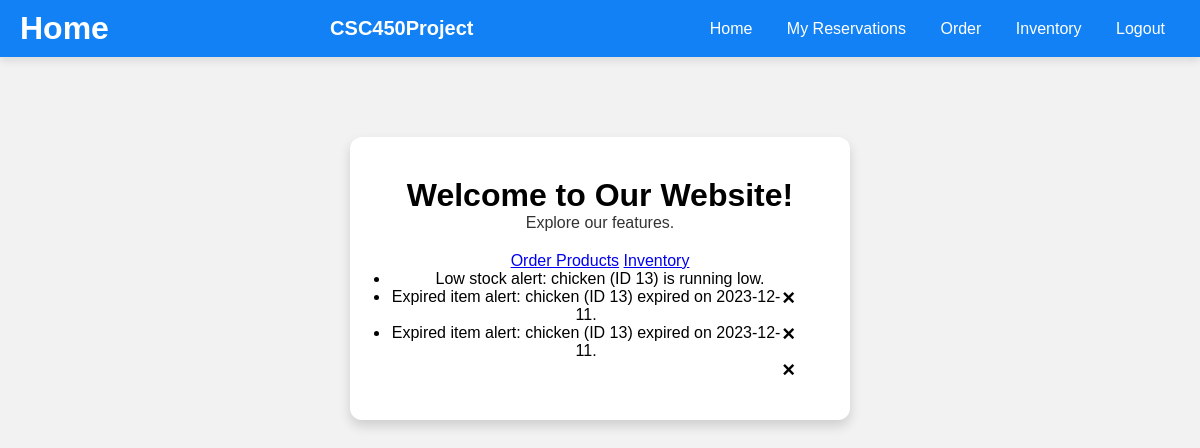
Page /home (signed in) on the committed database.
### tables this page shows
CREATE TABLE "Notification" (
NotificationID INTEGER PRIMARY KEY AUTOINCREMENT,
AccountID INTEGER NOT NULL,
Message VARCHAR(150),
FOREIGN KEY (AccountID) REFERENCES Account(AccountID)
);

### app.py (the view)
@app.route("/home")
def home():
    session.pop('reservation_chosen', None)
    if 'email' not in session:
        return redirect(url_for('login'))
    disable_script = """
    <script>
        document.addEventListener('DOMContentLoaded', function() {
            const loginButton = document.getElementById('login-btn');
            if (loginButton) {
                loginButton.style.backgroundColor = '#808080';
                loginButton.style.pointerEvents = 'none';
            }
        });
    </script>
    """
    db = Database()
    user_notifs = db.get_account_notifications(session.get('email'))
    if user_notifs:
        return render_template('home.html', user_notifs=user_notifs, remove_notification=db.remove_notification, disable_script=disable_script)
    return render_template('home.html', remove_notification=db.remove_notification, disable_script=disable_script)

### database.py (called while the page is built)
    def __del__(self):
        self.cursor.close()

    def get_id_from_email(self, email: str) -> int:
        command = """
        SELECT AccountID
        FROM Account
        WHERE AccountEmail = ?
        """
        params = (email,)
        self.cursor.execute(command, params)
        return self.cursor.fetchone()[0]

    def get_account_notifications(self, email) -> list | None:
        command = """
        SELECT NotificationID, Message
        FROM Notification
        WHERE AccountID = ?
        """
        params = (self.get_id_from_email(email),)
        self.cursor.execute(command, params)
        results = self.cursor.fetchall()
        if len(results) <= 0:
            return None
        return results

### templates/home.html (shortened to what this page needs)
<!DOCTYPE html>
<html lang="en">
    <head>
    </head>
    <body>
        <div class="navbar">
            <h1>Home</h1>
            <div class="brand">CSC450Project</div>
            <div>
              <a href="/home">Home</a>
              {% if session.get('email') %}
                <a href="/myReservations">My Reservations</a>
                <a href="/ordering">Order</a>
                <a href="/inventory">Inventory</a>
                <a href="/logout">Logout</a>
              {% else %}
                <a href="/login">Login</a>
              {% endif %}
            </div>
          </div>
        <div class="home-container">
            <h1>Welcome to Our Website!</h1>
            <p>Explore our features.</p>
            {% with account_type = session.get('account_type') %}
                {% if account_type == 'manager' %}
                    <a href="/ordering">Order Products</a>
                    <a href="/inventory">Inventory</a>
                {% elif account_type == 'employee' %}
                    <a class="tableButton" href="/checkInReservation">Check In</a>
                    <a class="tableButton" href="/inventory">Inventory</a>
                    <a class="tableButton" href="/reservation">Reservation</a>
                {% else %}
                    <a href="/reservationInfo">Make Reservation</a>
                    <a href="/myReservations">My Reservations</a>
                {% endif %}
            {% endwith %}
            <ul>
            {% if user_notifs %}
                {% for id, message in user_notifs %}
                    <li>{{ message }}</li>
                    <form action="/remove_notification" method="POST" style="display:inline;">
                        <button type="submit" class="closebtn">&times;</button>
                    </form>
                {% endfor %}
            {% endif %}
            </ul>
        </div>
    </body>
</html>

### templates/home.html (style rules this page uses)
* { box-sizing: border-box; margin: 0; padding: 0; }
body { margin: 0; font-family: Arial, sans-serif; background-color: #f2f2f2; display: flex; flex-direction: column; align-items: center; min-height: 100vh; }
.navbar { display: flex; justify-content: space-between; align-items: center; background-color: #1181f5; color: #ffffff; padding: 10px 20px; box-shadow: 0 4px 8px rgba(0, 0, 0, 0.1); position: sticky; top: 0; width: 100%; z-index: 1000; }
.navbar a { color: #ffffff; text-decoration: none; margin: 0 15px; font-size: 16px; transition: color 0.3s; }
.brand { font-size: 20px; font-weight: bold; }
.home-container { background-color: #ffffff; padding: 40px; border-radius: 12px; box-shadow: 0 6px 12px rgba(0, 0, 0, 0.15); width: 500px; max-width: 90%; margin-top: 80px; text-align: center; }
p { color: #333333; margin-bottom: 20px; font-size: 16px; }
.closebtn { margin-right: 15px; color: rgb(0, 0, 0); font-weight: bold; float: right; font-size: 22px; line-height: 20px; cursor: pointer; transition: 0.3s; background: none; border: none; outline: none; }

### rows in the picture
Notification: Message "Low stock alert: chicken (ID 13) is running low."
Notification: Message "Expired item alert: chicken (ID 13) expired on 2023-12-11."
Notification: Message "Expired item alert: chicken (ID 13) expired on 2023-12-11."
